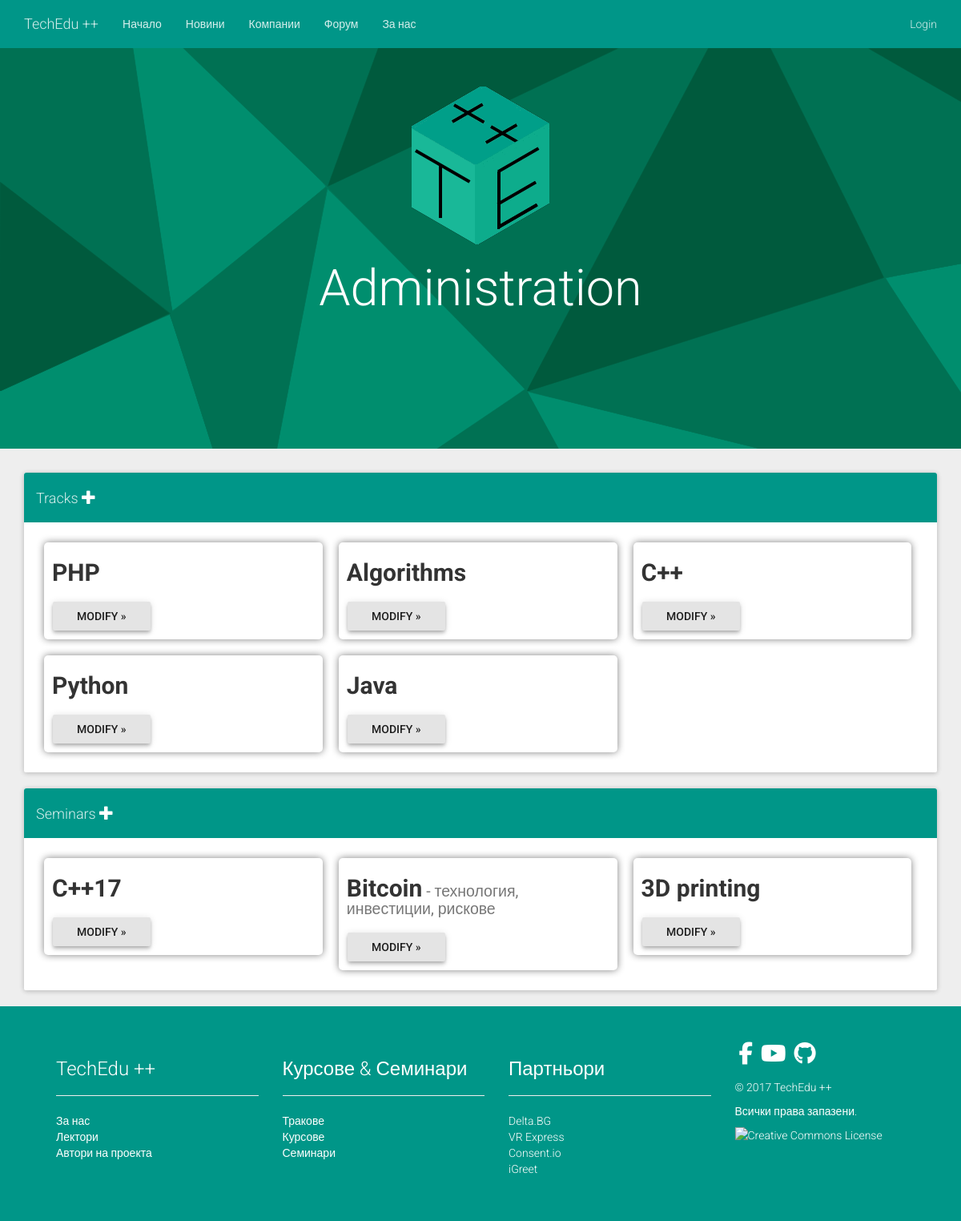
The app's page /admin/index.php with its own data.
### tables this page shows
CREATE TABLE `Tracks` (
  `Num` bigint(20) UNSIGNED NOT NULL,
  `ID` text NOT NULL,
  `Name` text NOT NULL,
  `Folder` text NOT NULL,
  `ExamLink` text NOT NULL,
  `Author` text NOT NULL
);

CREATE TABLE `Seminars` (
  `Num` bigint(20) UNSIGNED NOT NULL,
  `ID` text NOT NULL,
  `Name` text NOT NULL,
  `Link` text NOT NULL,
  `Source` text NOT NULL,
  `Label` text NOT NULL,
  `ExamLink` text,
  `Author` text NOT NULL
);

### lib/mysql.php (called while the page is built, shortened)
<?php
	class MySQL
	{
		public  $servername = "localhost";
		private $username = "root";
		private $password = "tts2002";
		public $conn;
		function __construct (string $dbname_param)
		{
			$this->dbname = $dbname_param;
			$this->conn = new mysqli ($this->servername, $this->username, $this->password, $this->dbname);
		}
		function query (string $command)
		{
			return ($this->conn->query ($command));
		}
	}
?>

### lib/admin/get/tracks.php (the view)
<?php
	include_once ($_SERVER["DOCUMENT_ROOT"] . "/lib/mysql.php");
	$dbname = "Infocourse";
	$conn = new MySQL ($dbname);
	$sql = "SELECT * FROM `Tracks`";
	$result = $conn->query($sql);
	if ($result->num_rows > 0)
	{
		while($row = $result->fetch_assoc())
		{
			echo "<article class=\"course-item col-md-4\">";
			echo "<h2>{$row["Name"]}</h2>";
			echo "<a href=\"#\" onclick=\"modify_track('{$row["Name"]}');\" data-toggle=\"modal\" data-target=\"#modifyTrack\" class=\"btn btn-raised active\">Modify »</a>";
			echo "</article>";
		}
	}
?>

### lib/admin/get/seminars.php
<?php
	include_once ($_SERVER["DOCUMENT_ROOT"] . "/lib/mysql.php");
	$dbname = "Infocourse";
	$conn = new MySQL ($dbname);
	$sql = "SELECT * FROM `Seminars`";
	$result = $conn->query($sql);
	if ($result->num_rows > 0)
	{
		while($row = $result->fetch_assoc())
		{
			echo "<article class=\"course-item col-md-4\">";
			echo "<h2>{$row["Name"]}</h2>";
			echo "<a href=\"#\" onclick=\"modify_seminar('{$row["Name"]}');\" data-toggle=\"modal\" data-target=\"#modifySeminar\" class=\"btn btn-raised active\">Modify »</a>";
			echo "</article>";
		}
	}
?>

### css/extension.css (style rules this page uses)
.course-item { background-color: #fff; box-shadow: 0 0 10px #808080; margin: 10px; padding: 1px 10px 1px; border-radius: 5px; position: relative; }
.course-item.col-md-4 h2 { font-weight: bold; }

### records on screen
tracks: Name "PHP"
tracks: Name "Algorithms"
tracks: Name "C++"
tracks: Name "Python"
tracks: Name "Java"
seminars: Name "C++17"
seminars: Name "Bitcoin - технология, инвестиции, рискове"
seminars: Name "3D printing"
